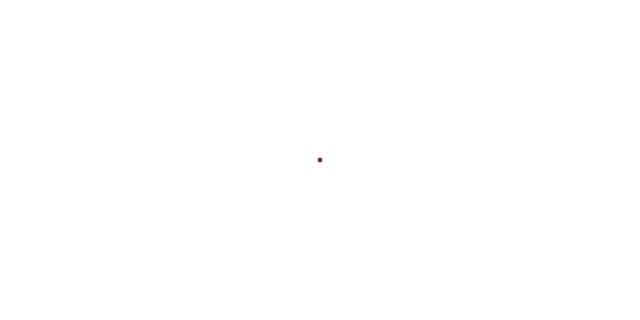
Frame 1 (no input)
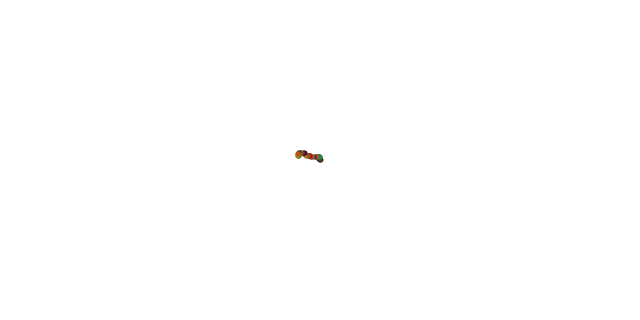
Frame 60 (the mouse pressed at the canvas centre just before this capture)
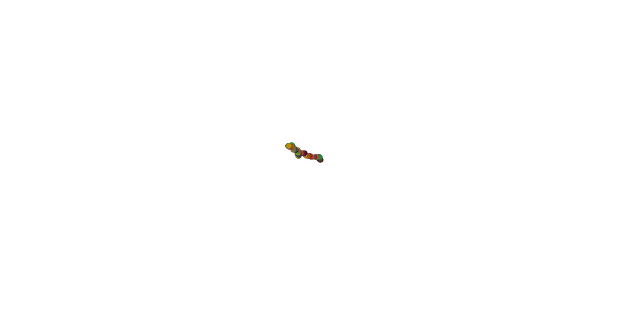
Frame 120 (the mouse held since frame 60 and released just before this capture)

The Processing sketch that drew these frames (run headless with seeded random() and noise(); from frame 60 on, the mouse is pressed at the canvas centre):

// Processing sketch: GuassanWalk_181010a
// ── GuassanWalk_181010a.pde
Walker walker;
void setup(){
  size(640,320);
  background(255);
  walker=new Walker();
}
void draw(){
  walker.display();
  walker.step();
}

// ── Walker.pde
class Walker{
  int x,y;
  Walker(){
    x=width/2;
    y=height/2;
  }
  void display(){
    noStroke();
    fill(random(200),random(166),random(100));
    ellipse(x,y,5,5);
  }
  void step(){
    float step=randomGaussian();
    //step=60*step+320;
    float num=random(1);
    if(num<0.2){
      x+=step;
    }
    else if(num<0.3){
    y+=step;
    }
    else if(num<0.7){
      x-=step;
    }
    else{
      y-=step;
    }
  }
}
